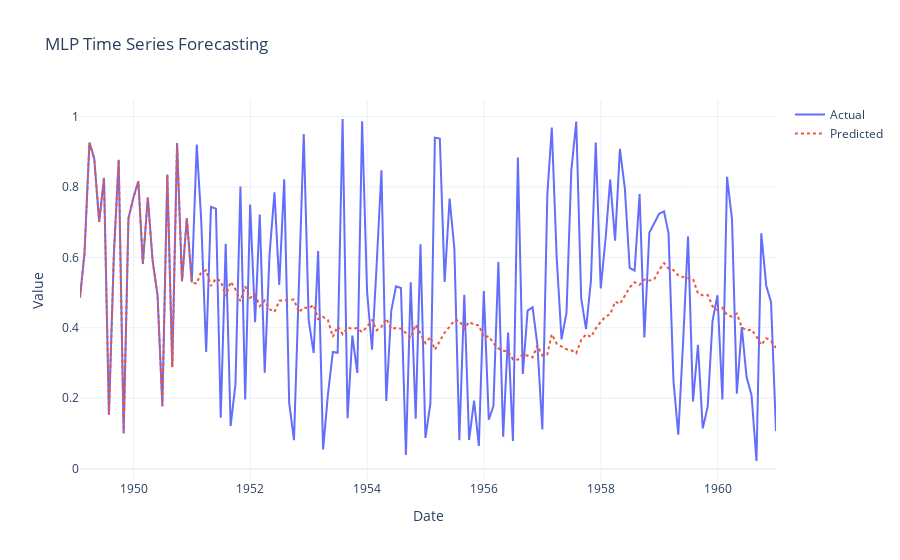

The notebook cell saved with this chart:
### Code cell
from ts.commons.plot_forecast import mlp_dms_singular, mlp_ims_singular

mlp_dms_singular(df, model, in_features, out_features, window)

### Figure 1 — Plotly figure (JSON) as saved in the notebook; plotly's stock layout.template omitted (floating-point values rounded to 4 significant figures; data arrays with more than 128 entries replaced by an {"elided": "..."} marker saying what was removed)
{"data": [{"mode": "lines", "name": "Actual", "type": "scatter", "x": {"elided": "144 str values"}, "y": {"elided": "144 float values"}}, {"line": {"dash": "dot"}, "mode": "lines", "name": "Predicted", "type": "scatter", "x": {"elided": "144 str values"}, "y": {"elided": "144 float values"}}], "layout": {"title": {"text": "MLP Time Series Forecasting"}, "xaxis": {"title": {"text": "Date"}}, "yaxis": {"title": {"text": "Value"}}}}
